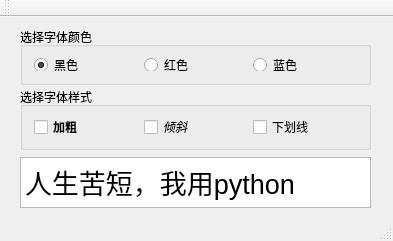
<?xml version="1.0" encoding="UTF-8"?>
<ui version="4.0">
 <class>MainWindow</class>
 <widget class="QMainWindow" name="MainWindow">
  <property name="geometry">
   <rect>
    <x>0</x>
    <y>0</y>
    <width>393</width>
    <height>241</height>
   </rect>
  </property>
  <property name="windowTitle">
   <string>简易文字样式设置器</string>
  </property>
  <widget class="QWidget" name="centralWidget">
   <widget class="QGroupBox" name="fontColor">
    <property name="geometry">
     <rect>
      <x>20</x>
      <y>10</y>
      <width>351</width>
      <height>58</height>
     </rect>
    </property>
    <property name="title">
     <string>选择字体颜色</string>
    </property>
    <layout class="QHBoxLayout" name="horizontalLayout">
     <item>
      <widget class="QRadioButton" name="black">
       <property name="text">
        <string>黑色</string>
       </property>
       <property name="checked">
        <bool>true</bool>
       </property>
      </widget>
     </item>
     <item>
      <widget class="QRadioButton" name="red">
       <property name="text">
        <string>红色</string>
       </property>
      </widget>
     </item>
     <item>
      <widget class="QRadioButton" name="blue">
       <property name="text">
        <string>蓝色</string>
       </property>
      </widget>
     </item>
    </layout>
   </widget>
   <widget class="QPlainTextEdit" name="textEdit">
    <property name="geometry">
     <rect>
      <x>20</x>
      <y>140</y>
      <width>351</width>
      <height>51</height>
     </rect>
    </property>
    <property name="font">
     <font>
      <family>Arial</family>
      <pointsize>20</pointsize>
     </font>
    </property>
    <property name="plainText">
     <string>人生苦短，我用python</string>
    </property>
   </widget>
   <widget class="QGroupBox" name="groupBox">
    <property name="geometry">
     <rect>
      <x>20</x>
      <y>70</y>
      <width>351</width>
      <height>63</height>
     </rect>
    </property>
    <property name="title">
     <string>选择字体样式</string>
    </property>
    <layout class="QHBoxLayout" name="horizontalLayout_2">
     <item>
      <widget class="QCheckBox" name="bold">
       <property name="font">
        <font>
         <family>Agency FB</family>
         <weight>75</weight>
         <bold>true</bold>
        </font>
       </property>
       <property name="text">
        <string>加粗</string>
       </property>
      </widget>
     </item>
     <item>
      <widget class="QCheckBox" name="italic">
       <property name="font">
        <font>
         <family>Arial Narrow</family>
         <italic>true</italic>
        </font>
       </property>
       <property name="text">
        <string>倾斜</string>
       </property>
      </widget>
     </item>
     <item>
      <widget class="QCheckBox" name="underline">
       <property name="text">
        <string>下划线</string>
       </property>
      </widget>
     </item>
    </layout>
   </widget>
  </widget>
  <widget class="QToolBar" name="mainToolBar">
   <attribute name="toolBarArea">
    <enum>TopToolBarArea</enum>
   </attribute>
   <attribute name="toolBarBreak">
    <bool>false</bool>
   </attribute>
  </widget>
  <widget class="QStatusBar" name="statusBar"/>
 </widget>
 <layoutdefault spacing="6" margin="11"/>
 <resources/>
 <connections/>
</ui>
